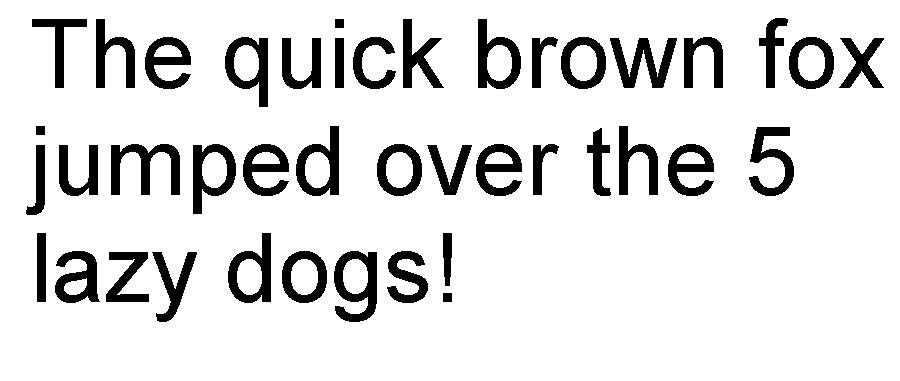
#> input picture sample1.jpg, 900 x 381 px
$ jupyter execute --allow-errors OCRTextExtracter.ipynb   (shell and % lines are left out)
#> lines starting #> are read from the running program, lines starting #| are printed output that depends on the picture; after the words box and inside, x2 and y2 are one past the last pixel; in counts of white or black regions, pixels touching at a corner belong together
#> the answer given: sample1.jpg
<a href="https://colab.research.google.com/github/shree0156/ocr-text-extracter/blob/main/OCRTextExtracter.ipynb" target="_parent"></a>

#OCR Text Extracter:
Optical Character Recognition (OCR) using Tesseract
OCR = the process of extracting text from images.

Tesseract OCR Engine:
Developed by HP, maintained by Google
Uses deep learning + pattern recognition to understand characters

Works best on:
Clean, high-contrast text
Printed (not cursive) fonts
Structured layouts
#Installing Dependencies
pytesseract: Python wrapper for Google’s Tesseract-OCR Engine

opencv-python: For image processing

apt-get install tesseract-ocr: Installs the actual Tesseract engine on Colab

#Libraries
cv2 - OpenCV - loads and manipulates images
pytesseract - access to OCR function
matplotlib.pyplot - display of image

#Image Processing
The f before the opening quotation mark
in print(f"Error: Could not load image from {image_path}") is crucial. It designates the string as an f-string, also known as a "formatted string literal".
F-strings provide a concise and readable way to embed expressions inside string literals. They make it easier to create dynamic strings where you want to include the values of variables or the results of calculations.

#Thresholding
Override: Otsu's method essentially overrides the initial threshold value of 150 and calculates a more suitable threshold for the specific image.
 While the 150 value is initially provided, it's primarily a starting point for the thresholding process. Otsu's method will likely adjust this value to better segment the image based on its content.

white - 255, black - 0

OCR works better on high-contrast images.

Grayscale removes color noise.

Thresholding makes the text pop out clearly (turns the image to black and white based on intensity).

#File:
Writes the OCR result into a .txt file.

Helps when you're processing many images or want to keep records.

#Running Pipeline
this is the last step

#Code Below

[cell 1]
import cv2
import pytesseract
from matplotlib import pyplot as plt

def preprocessing_image(image_path):
#> called with image_path = 'sample1.jpg'
    image = cv2.imread(image_path)
#> image is the input picture: shape (381, 900, 3); min 0, max 255, mean 223
    if image is None:
        print(f"Error: Could not load image from {image_path}")
        return None, None

    # Convert to grayscale
    gray = cv2.cvtColor(image, cv2.COLOR_BGR2GRAY)

    # Apply median blur BEFORE thresholding
    blur = cv2.medianBlur(gray, 3)

    # Apply thresholding
    thr = cv2.threshold(blur, 150, 255, cv2.THRESH_BINARY_INV, cv2.THRESH_OTSU)[1]
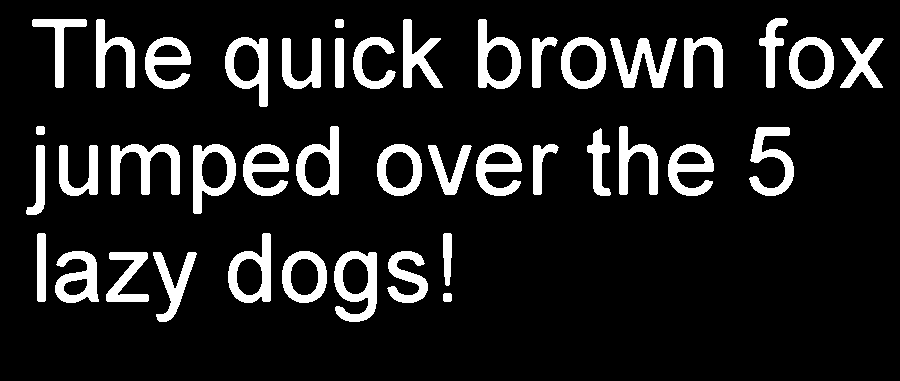
#> thr: shape (381, 900); 12.5% white; 42 white regions, largest, box (x1, y1, x2, y2) and area: (111, 144, 180, 195) 1638, (334, 251, 377, 322) 1623, (610, 38, 677, 88) 1561

    # Morphological operations to remove small noise
    kernel = cv2.getStructuringElement(cv2.MORPH_RECT, (1, 1))
    cleaned = cv2.morphologyEx(thr, cv2.MORPH_OPEN, kernel)

    return blur, cleaned  # Return blurred grayscale and thresholded image

# Get image path from user
image_path = input("Enter the path to your image: ").replace("\\", "/")

gray_image, thresholded_image = preprocessing_image(image_path)

if gray_image is not None:
    plt.imshow(gray_image, cmap='gray')
    plt.title('Preprocessed Image')
    plt.show()

def extracted_text(thresholded_image):
    return pytesseract.image_to_string(thresholded_image, lang='eng')

def save_text(text, filename="extracted_text.txt"):
    with open(filename, "w") as f:
        f.write(text)
        print(f"Text saved to {filename}")

def run_ocr_pipeline(image_path):
    original, processed = preprocessing_image(image_path)
    text_result = extracted_text(processed)
    print("OCR Result:")
    print(text_result)
    save_text(text_result)

#> (the rest of this cell did not finish here and is left out)
